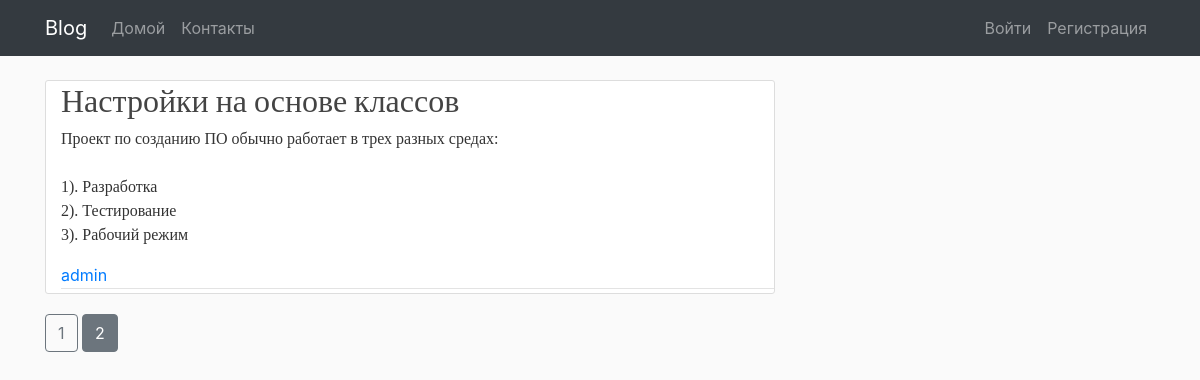
The page /home?page=2 on the database its author committed.
### blog/models.py (models this page shows, shortened)
class Post(db.Model):
    __tablename__ = 'posts'
    id = db.Column(db.Integer, primary_key=True)
    title = db.Column(db.String(100))
    slug = db.Column(db.String(100), unique=True)
    body = db.Column(db.Text)
    created = db.Column(db.DateTime, nullable=False, default=datetime.now())
    user_id = db.Column(db.Integer, db.ForeignKey('users.id'))

class User(db.Model, UserMixin):
    __tablename__ = 'users'
    id = db.Column(db.Integer, primary_key=True, autoincrement=True)
    username = db.Column(db.String(64), index=True, nullable=False, unique=True)
    email = db.Column(db.String(64), unique=True, nullable=False)
    password_hash = db.Column(db.String(128), nullable=False)
    posts = db.relationship('Post', backref='author', lazy='dynamic')

### blog/main/routes.py (the view)
@main.route('/')
@main.route('/home')
def home():
    page = request.args.get('page', 1, type=int)
    posts = db.session.query(Post).order_by(Post.created.desc()).paginate(page=page, per_page=5)
    return render_template('index.html', posts=posts)

### blog/templates/index.html (shortened to what this page needs)
{% extends "base.html" %}
{% block content %}
{% for post in posts.items %}
<article class="media content-section">
    <div class="media-body">
        <h2><a class="article-title" href="{{ url_for('posts.post', slug=post.slug) }}">{{ post.title }}</a></h2>
        <p class="article-content">{{ post.body }}</p>
        <div class="article-metadata">
            <a class="mr-2" href="{{ url_for('users.user_posts', username=post.author.username) }}">{{
                post.author.username }}</a>
        </div>
    </div>
</article>
{% endfor %}
{% for page_num in posts.iter_pages(left_edge=1, right_edge=1, left_current=1, right_current=2) %}
{% if page_num %}
{% if posts.page == page_num %}
<a class="btn btn-secondary mb-4" href="{{ url_for('main.home', page=page_num) }}">{{ page_num }}</a>
{% else %}
<a class="btn btn-outline-secondary mb-4" href="{{ url_for('main.home', page=page_num) }}">{{ page_num }}</a>
{% endif %}
{% endif %}
{% endfor %}
{% endblock content %}

### blog/static/css/main.css (style rules this page uses)
body { background: #fafafa; color: #333333; margin-top: 5rem; }
h1, h2, h3, h4, h5, h6 a { color: #444444; font-family: 'Lobster', cursive; }
.content-section { background: #ffffff; padding-left: 15px; border: 1px solid #dddddd; border-radius: 3px; margin-bottom: 20px; }
.article-title { color: #444444; }
.article-content { white-space: pre-line; font-family: ''; }
.article-metadata { padding-bottom: 1px; margin-bottom: 4px; border-bottom: 1px solid #e3e3e3 }

### rows shown on the page
Post: title "Настройки на основе классов", body "Проект по созданию ПО обычно работает в трех разных средах: 1). Разработка 2). Тестирование 3). Рабочий режим", author.username "admin"

### other values the page prints
{{ page_num }} "1"
{{ page_num }} "2"
